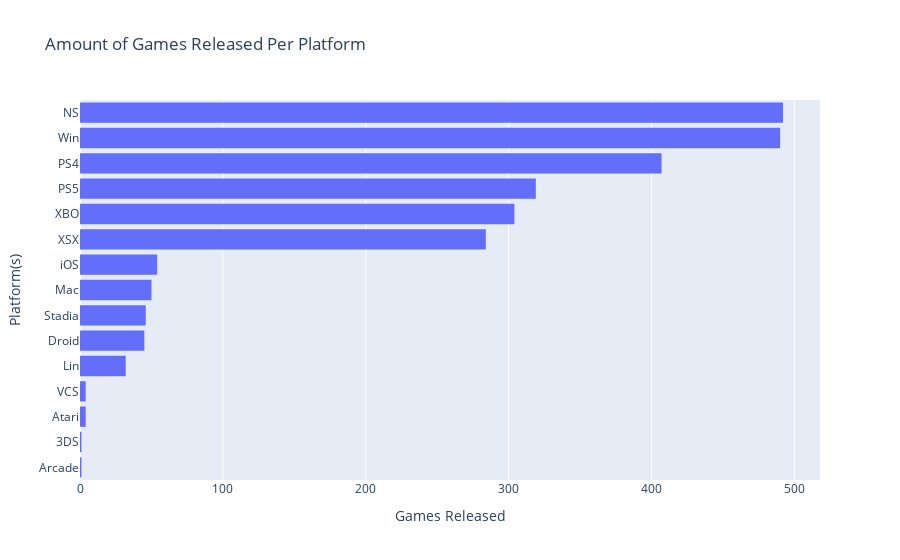

The code cell stored with this chart in its notebook:
### Code cell
# Graph above info
px.histogram(vg_plat, y='Platform(s)',
             title='Amount of Games Released Per Platform').update_layout(
            xaxis_title='Games Released').update_yaxes(
            categoryorder='total ascending')

### Figure 1 — Plotly figure (JSON) as saved in the notebook; plotly's stock layout.template omitted (floating-point values rounded to 4 significant figures; data arrays with more than 128 entries replaced by an {"elided": "..."} marker saying what was removed)
{"data": [{"alignmentgroup": "True", "bingroup": "y", "hovertemplate": "count=%{x}<br>Platform(s)=%{y}<extra></extra>", "legendgroup": "", "marker": {"color": "#636efa", "pattern": {"shape": ""}}, "name": "", "offsetgroup": "", "orientation": "h", "showlegend": false, "type": "histogram", "xaxis": "x", "y": {"elided": "2533 str values"}, "yaxis": "y"}], "layout": {"barmode": "relative", "legend": {"tracegroupgap": 0}, "title": {"text": "Amount of Games Released Per Platform"}, "xaxis": {"anchor": "y", "domain": [0, 1], "title": {"text": "Games Released"}}, "yaxis": {"anchor": "x", "categoryorder": "total ascending", "domain": [0, 1], "title": {"text": "Platform(s)"}}}}
